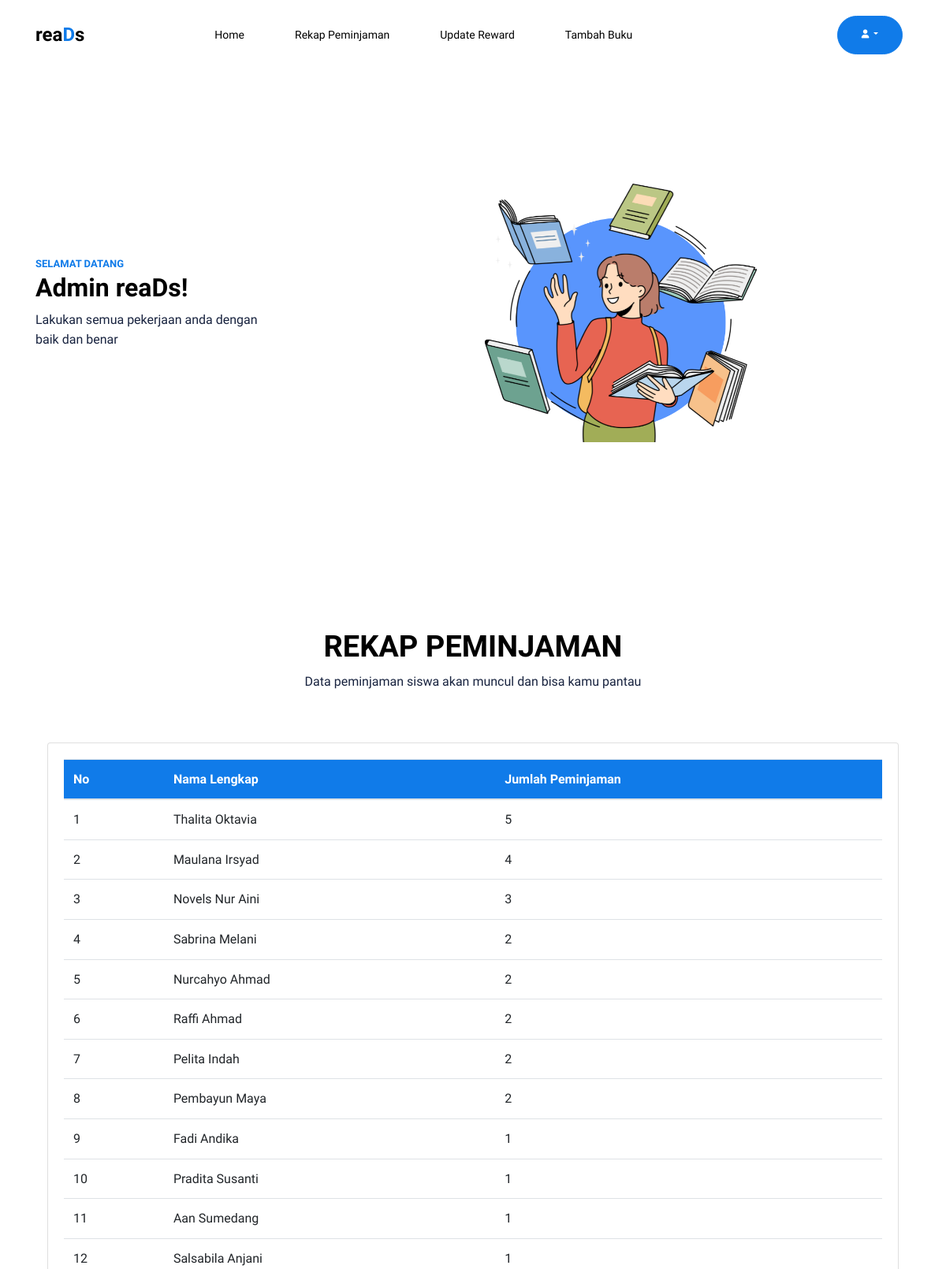
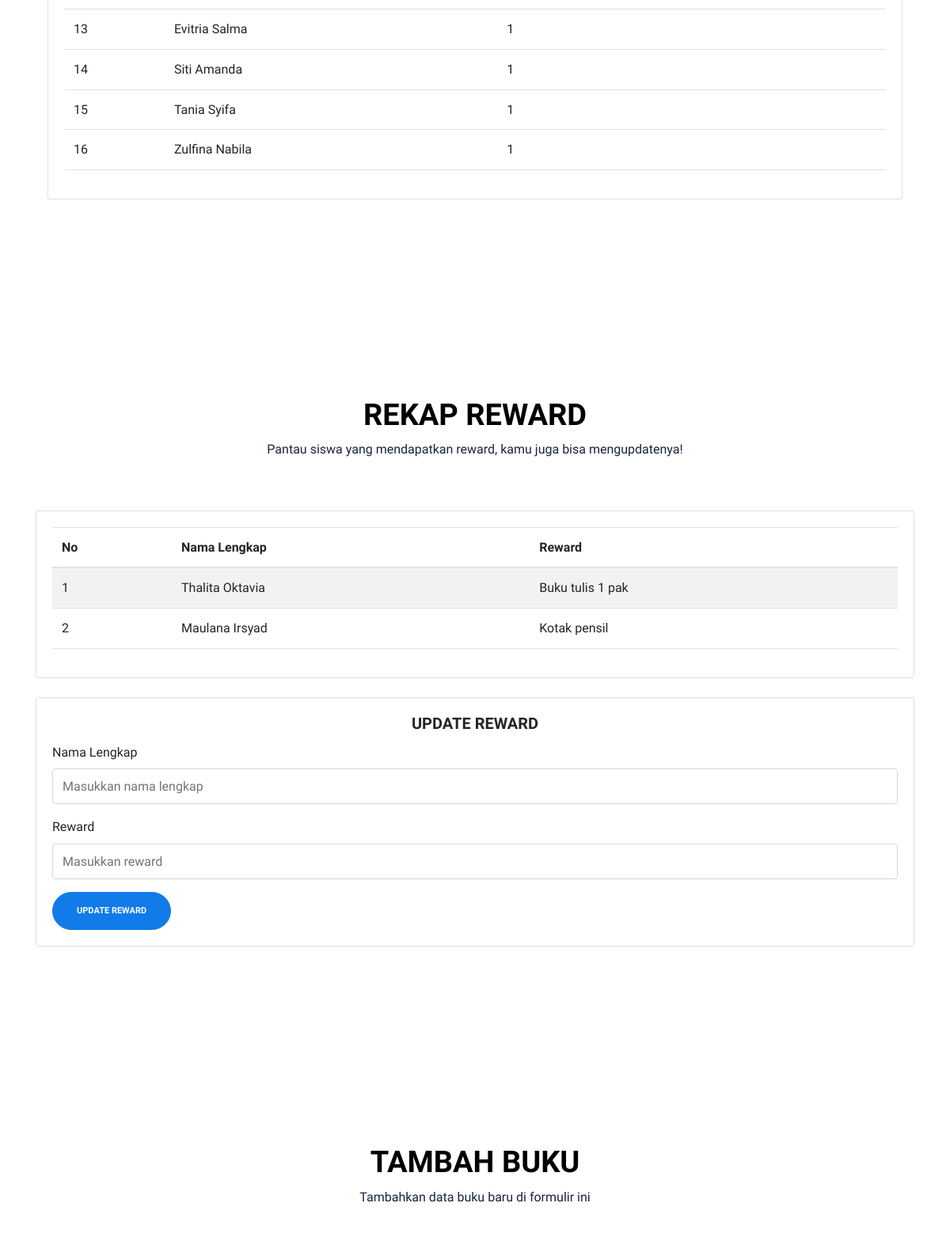
Screenshot of /admin.php (signed in, upper part) with the database file from the repository (2 pictures, top to bottom).
### tables this page shows
CREATE TABLE `reward` (
  `id` int(11) NOT NULL,
  `id_user` int(11) NOT NULL,
  `reward` varchar(100) NOT NULL
);

CREATE TABLE `user` (
  `id` int(11) NOT NULL,
  `nama_lengkap` varchar(40) NOT NULL,
  `username` varchar(15) NOT NULL,
  `password` varchar(8) NOT NULL,
  `is_admin` int(11) NOT NULL
);

### admin.php (the view, shortened to what this page needs)
<?php
include('connect.php');
?>
<!DOCTYPE html>
<html lang="en">
<head>
  <link href="https://stackpath.bootstrapcdn.com/bootstrap/5.3.0/css/bootstrap.min.css" rel="stylesheet" />
  <link rel="stylesheet" href="https://cdnjs.cloudflare.com/ajax/libs/font-awesome/6.4.0/css/all.min.css" />
  <link rel="stylesheet" href="css/bootstrap.min.css" />
  <link rel="stylesheet" href="css/fontawesome.css" />
  <link rel="stylesheet" href="css/owl.carousel.min.css" />
  <link rel="stylesheet" href="css/owl.theme.default.min.css" />
  <link rel="stylesheet" href="css/jquery.fancybox.min.css" />
  <link rel="stylesheet" href="fonts/icomoon/style.css" />
  <link rel="stylesheet" href="fonts/flaticon/font/flaticon.css" />
  <link rel="stylesheet" href="css/aos.css" />
  <link rel="stylesheet" href="css/style.css" />
</head>
<body data-spy="scroll" data-target=".site-navbar-target" data-offset="100">
  <nav class="site-nav dark js-site-navbar mb-5 site-navbar-target">
    <div class="container">
      <div class="site-navigation d-flex align-items-center justify-content-between">
        <a href="admin.php" class="logo m-0">rea<span class="text-primary">D</span>s</a>
        <ul class="js-clone-nav d-none d-lg-inline-block site-menu d-flex">
          <li class="active">
            <a href="admin.php" style="margin-left: 150px;" class="nav-link">Home</a>
          </li>
          <li>
            <a href="#rekap-section" class="nav-link">Rekap Peminjaman</a>
          </li>
          <li>
            <a href="#update-section" class="nav-link">Update Reward</a>
          </li>
          <li>
            <a href="#tambah-section" class="nav-link">Tambah Buku</a>
          </li>
        </ul>
        <div class="d-flex align-items-center ml-auto">
          <ul class="js-clone-nav d-none d-lg-inline-block site-menu d-flex align-items-center">
          <li class="dropdown">
              <button class="btn btn-primary dropdown-toggle" type="button" id="dropdownMenuButton" data-toggle="dropdown" aria-haspopup="true" aria-expanded="false">
                <i class="fa-solid fa-user"></i>
              </button>
            </li>
          </ul>
        </div>
      </div>
    </div>
  </nav>
  <div class="untree_co-hero pb-0" id="home-section">
    <div class="container">
      <div class="row">
        <div class="col-12">
          <div class="row align-items-center">
            <div class="col-lg-4">
              <div class="intro">
                <div class="excerpt" data-aos="fade-up" data-aos-delay="100">
                  <span class="caption">Selamat datang</span>
                  <h2 class="font-weight-bold">Admin reaDs!</h2>
                  <p>
                    Lakukan semua pekerjaan anda dengan <br />baik dan benar
                  </p>
                </div>
              </div>
            </div>
            <div class="col-lg-8">
              <div class="illustration">
                <img src="images/back.png" alt="Image" class="img-fluid" />
              </div>
            </div>
          </div>
        </div>
      </div>
    </div>
  </div>
  <div class="untree_co-section" id="rekap-section">
    <div class="container">
      <div class="row mb-5">
        <div class="col-12 text-center" data-aos="fade-up" data-aos-delay="0">
          <h2 class="heading">REKAP PEMINJAMAN</h2>
          <p>Data peminjaman siswa akan muncul dan bisa kamu pantau</p>
        </div>
      </div>
      <div class="container mt-5">
        <div class="card">
          <div class="card-body">
            <div class="table-responsive">
              <table class="table table-custom" data-aos="fade-up" data-aos-delay="100">
                <thead>
                  <tr>
                    <th>No</th>
                    <th>Nama Lengkap</th>
                    <th>Jumlah Peminjaman</th>
                  </tr>
                </thead>
                <tbody>
                  <?php
                  $sql = "SELECT user.nama_lengkap as nama_user,
            count(pinjam_buku.id_user) as jumlah_pinjam
            from user inner join pinjam_buku on user.id = pinjam_buku.id_user
            group by user.nama_lengkap
            ORDER BY jumlah_pinjam DESC;";
                  $result = $is_connect->query($sql);
                  if ($result->num_rows > 0) {
                    $no = 1;
                    while ($row = $result->fetch_assoc()) {
                      echo "<tr>";
                      echo "<td>" . $no++ . "</td>";
                      echo "<td>" . htmlspecialchars($row['nama_user']) . "</td>";
                      echo "<td>" . htmlspecialchars($row['jumlah_pinjam']) . "</td>";
                      echo "</tr>";
                    }
                  } else {
                    echo "<tr><td colspan='6'>Tidak ada data ditemukan.</td></tr>";
                  }
                  ?>
                </tbody>
              </table>
            </div>
          </div>
        </div>
      </div>
    </div>
  </div>
  <div class="untree_co-section" id="update-section">
    <div class="container">
      <div class="row mb-5" data-aos="fade-up" data-aos-delay="0">
        <div class="col-12 text-center">
          <h2 class="heading">REKAP REWARD</h2>
          <p>
            Pantau siswa yang mendapatkan reward, kamu juga bisa
            mengupdatenya!
          </p>
        </div>
      </div>
      <div class="row">
        <div class="col-lg-12 mx-auto">
          <div class="card mb-4">
            <div class="card-body">
              <div class="table-responsive">
                <table class="table table-striped" data-aos="fade-up" data-aos-delay="100">
                  <?php
                  $sql = "SELECT user.nama_lengkap, reward.reward FROM reward INNER JOIN user ON user.id = reward.id_user";
                  $result = mysqli_query($is_connect, $sql);
                  if (mysqli_num_rows($result) > 0) {
                    echo '<thead>
                                <tr>
                                  <th scope="col">No</th>
                                  <th scope="col">Nama Lengkap</th>
                                  <th scope="col">Reward</th>
                                </tr>
                              </thead>
                              <tbody>';
                    $counter = 1;
                    while ($row = mysqli_fetch_assoc($result)) {
                      echo '<tr>
                                    <td>' . $counter . '</td>
                                    <td>' . $row['nama_lengkap'] . '</td>
                                    <td>' . $row['reward'] . '</td>
                                  </tr>';
                      $counter++;
                    }
                    echo '</tbody>';
                  } else {
                    echo '<tr><td colspan="3">Tidak ada data ditemukan.</td></tr>';
                  }
                  ?>
                </table>
              </div>
            </div>
          </div>
        </div>
      </div>
      <div class="row">
          <div class="col-lg-12 mx-auto">
            <div class="card">
              <div class="card-body">
                <h5 class="card-title text-center">
                  <b>UPDATE REWARD</b>
                </h5>
                <form data-aos="fade-up" data-aos-delay="100" action="update_reward.php" method="post">
                  <div class="form-group">
                    <label for="namaLengkap">Nama Lengkap</label>
                    <input
                      type="text"
                      class="form-control"
                      id="namaLengkap"
                      name="nama_lengkap"
                      placeholder="Masukkan nama lengkap"
                    />
                  </div>
                  <div class="form-group">
                    <label for="reward">Reward</label>
                    <input
                      type="text"
                      class="form-control"
                      id="reward"
                      name="reward"
                      placeholder="Masukkan reward"
                    />
                  </div>
                  <button type="submit" class="btn btn-primary">
                    Update Reward
                  </button>
                </form>
              </div>
            </div>
          </div>
        </div>
    </div>
  </div>
  <div class="untree_co-section" id="tambah-section">
      <div class="container">
        <div class="row mb-5" data-aos="fade-up" data-aos-delay="0">
          <div class="col-12 text-center">
            <h2 class="heading">TAMBAH BUKU</h2>
            <p>Tambahkan data buku baru di formulir ini</p>
          </div>
        </div>
      </div>
    </div>
</body>
</html>

### css/style.css (style rules this page uses)
body { font-family: "Work Sans", sans-serif; line-height: 1.6; background: #ffffff; overflow-x: hidden; font-size: 16px; color: #18233F; letter-spacing: normal; }
body:before { content: ""; position: fixed; top: 0; left: 0; z-index: 99; right: 0; bottom: 0; background: rgba(0, 0, 0, 0.2); opacity: 0; visibility: hidden; -webkit-transition: .3s all ease; -o-transition: .3s all ease; transition: .3s all ease; }
a { color: #107BE9; -webkit-transition: .3s all ease; -o-transition: .3s all ease; transition: .3s all ease; }
.text-primary { color: #107BE9 !important; }
h1, .h1, h2, .h2, h3, .h3, h4, .h4 { font-family: "Work Sans", sans-serif; color: #000000; }
.btn { padding-top: 15px; padding-bottom: 15px; padding-left: 30px; padding-right: 30px; border-radius: 30px; font-size: 11px; text-transform: uppercase; font-weight: 700; }
.btn.btn-primary { background: #107BE9; border-color: #107BE9; }
.form-control, .custom-select { border: none; font-size: 16px; height: 45px; border: 1px solid #d6d6d6; border-radius: 4px; color: #000000; }
.logo { font-size: 24px; color: #ffffff; font-weight: 700; }
.site-nav { position: absolute; width: 100%; z-index: 10; }
.site-nav a { position: relative; z-index: 9; cursor: pointer; }
.site-nav { padding-top: 20px; padding-bottom: 20px; }
.site-nav .site-navigation .site-menu { margin-bottom: 0; }
.site-nav .site-navigation .site-menu > li { display: inline-block; }
.site-nav .site-navigation .site-menu > li > a { font-weight: 500; font-size: 14px; padding: 10px 15px; display: inline-block; text-decoration: none !important; position: relative; }
.site-nav .site-navigation .site-menu > li.active > a { color: #ffffff; }
.site-nav.dark a { color: #000000; }
.site-nav.dark .site-navigation .site-menu > li.active > a { color: #000000; }
.nav-link { margin-right: 20px; }
.ml-auto { margin-left: auto; }
.site-menu { list-style: none; padding-left: 0; margin-bottom: 0; }
.site-menu li { display: inline-block; margin-right: 10px; }
.site-mobile-menu .site-nav-wrap { padding: 0; margin: 0; list-style: none; position: relative; }
.site-mobile-menu .site-nav-wrap a { padding: 5px 20px; display: block; position: relative; color: #000000; }
.site-mobile-menu .site-nav-wrap li { position: relative; display: block; }
.site-mobile-menu .site-nav-wrap > li { display: block; position: relative; float: left; width: 100%; }
.site-mobile-menu .site-nav-wrap > li > a { padding-left: 20px; font-size: 14px; }
.untree_co-hero { position: relative; }
.untree_co-hero, .untree_co-hero > .container > .row { padding: 6rem 0; }
.untree_co-hero .intro { position: relative; z-index: 2; }
.untree_co-hero .excerpt { margin-bottom: 30px; }
.untree_co-section { padding: 100px 0; position: relative; }
.untree_co-section .heading { font-size: 38px; color: #000000; font-weight: 600; }
.caption { color: #107BE9; font-size: 13px; text-transform: uppercase; font-weight: 700; display: inline-block; }
.card { flex: 0 0 auto; margin-bottom: 50px; }
button { padding: 10px 20px; border: none; border-radius: 5px; background-color: #007bff; color: white; cursor: pointer; }
.table-custom thead th { background-color: #107be9; color: white; }
.table-custom tbody tr:nth-child(odd) { background-color: #f2f2f2; }
.table-custom tbody tr:nth-child(even) { background-color: white; }

### rows the page displays
reward: id_user.nama_lengkap "Thalita Oktavia", reward "Buku tulis 1 pak"
reward: id_user.nama_lengkap "Maulana Irsyad", reward "Kotak pensil"

### other values shown
$row['nama_user'] "Thalita Oktavia"
$row['jumlah_pinjam'] "5"
$row['nama_user'] "Maulana Irsyad"
$row['jumlah_pinjam'] "4"
$row['nama_user'] "Novels Nur Aini"
$row['jumlah_pinjam'] "3"
$row['nama_user'] "Sabrina Melani"
$row['jumlah_pinjam'] "2"
$row['nama_user'] "Nurcahyo Ahmad"
$row['nama_user'] "Raffi Ahmad"
$row['nama_user'] "Pelita Indah"
$row['nama_user'] "Pembayun Maya"
$row['nama_user'] "Fadi Andika"
$row['jumlah_pinjam'] "1"
$row['nama_user'] "Pradita Susanti"
